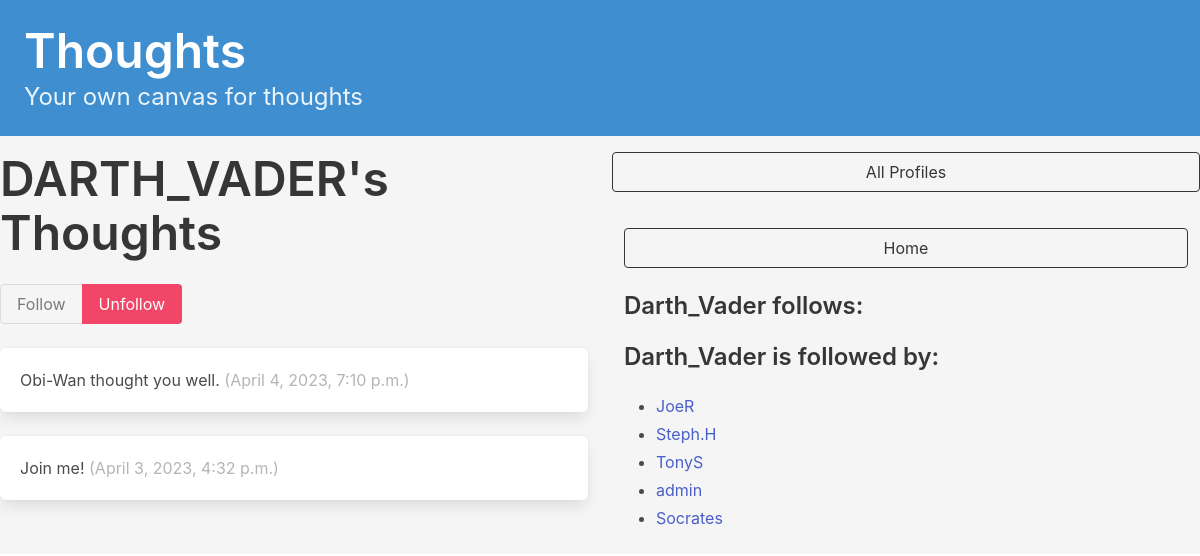
The app's page /profile/2 (signed in) with its own data.
### socialapp/models.py (models this page shows, shortened)
class Profile(models.Model):
    user = models.OneToOneField(User, on_delete=models.CASCADE)
    follows = models.ManyToManyField(
        'self',
        related_name='followed_by',
        symmetrical=False,
        blank=True
    )
    def __str__(self):
        return self.user.username

class Thought(models.Model):
    profile = models.ForeignKey(
        Profile, related_name="thoughts", on_delete=models.DO_NOTHING)
    body = models.CharField(max_length=200)
    created_at = models.DateTimeField(auto_now_add=True)
    user = Profile
    class Meta:
        ordering = ['-created_at']

### socialapp/views.py (the view, shortened to what this page needs)
# urls.py: path('profile/<int:pk>', profile, name='profile'),
def profile(request, pk):
    if not hasattr(request.user, 'profile'):
        missing_profile = Profile(user=request.user)
        missing_profile.save()
    profile = Profile.objects.get(pk=pk)
    return render(request, 'socialapp/profile.html', {'profile': profile})

### socialapp/templates/socialapp/profile.html (shortened to what this page needs)
{% extends "index.html" %}
{% block content %}
<div class="column">
    <div class="block">
        <h1 class="title is-1">{{ profile.user.username|upper }}'s Thoughts</h1>
        {% if not request.user.is_authenticated or profile.user != request.user %}
        <form method="post">
            <div class="buttons has-addons">
                {% if profile in user.profile.follows.all %}
                <button class="button is-info is-static">Follow</button>
                <button class="button is-danger" name="follow" value="unfollow">Unfollow</button>
                {% else %}
                <button class="button is-info" name="follow" value="follow">Follow</button>
                <button class="button is-danger is-static">Unfollow</button>
                {% endif %}
            </div>
        </form>
        {% endif %}
    </div>
    <div class="content">
        {% for thoughts in profile.thoughts.all %}
        <div class="box">
            {{ thoughts.body }}
            <span class="is-small has-text-grey-light">({{ thoughts.created_at }})</span>
        </div>
        {% endfor %}
    </div>
</div>
<div class="column is-one-fluid">
    <div class="block">
        <a href="{% url 'socialapp:list_of_profiles' %}">
            <button class="button is-dark is-outlined is-fullwidth">All Profiles</button>
        </a>
    </div>
    <div class="column is-one-fullwidth">
        <div class="block">
            <a href="{% url 'socialapp:dashboard' %}">
                <button class="button is-dark is-outlined is-fullwidth">Home</button>
            </a>
        </div>
        <div class="block">
            <h3 class="title is-4">{{ profile.user.username }} follows:</h3>
        </div>
        <div class="block">
            <h3 class="title is-4">{{ profile.user.username }} is followed by:</h3>
            <div class="content">
                <ul>
                    {% for follower in profile.followed_by.all %}
                    <li>
                        <a href="{% url 'socialapp:profile' follower.id %} ">{{ follower }}</a>
                    </li>
                    {% endfor %}
                </ul>
            </div>
        </div>
    </div>
</div>
{% endblock content %}

### socialapp/templates/index.html (style rules this page uses)
body { background-color: #f5f5f5; }

### records on screen
Profile: user.username "DARTH_VADER", user.username "Darth_Vader"
Thought: body "Obi-Wan thought you well.", created_at "April 4, 2023, 7:10 p.m."
Thought: body "Join me!", created_at "April 3, 2023, 4:32 p.m."
Profile: user.username "JoeR"
Profile: user.username "Steph.H"
Profile: user.username "TonyS"
Profile: user.username "admin"
Profile: user.username "Socrates"
